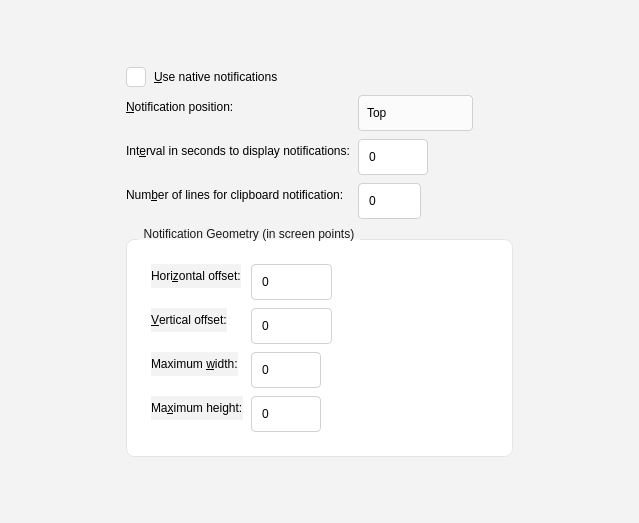
<?xml version="1.0" encoding="UTF-8"?>
<ui version="4.0">
 <class>ConfigTabNotifications</class>
 <widget class="QScrollArea" name="scrollArea_3">
  <property name="geometry">
   <rect>
    <x>0</x>
    <y>0</y>
    <width>639</width>
    <height>523</height>
   </rect>
  </property>
  <property name="frameShape">
   <enum>QFrame::NoFrame</enum>
  </property>
  <property name="widgetResizable">
   <bool>true</bool>
  </property>
  <property name="styleSheet">
   <string notr="true">QScrollBar {border: none; background: transparent; width: 8px; margin: 0;}
QScrollBar::handle {background: #C0C0C0; border-radius: 4px; min-height: 24px;}
QScrollBar::handle:hover {background: #A0A0A0;}
QScrollBar::add-line, QScrollBar::sub-line {border: none; background: transparent; width: 0px; height: 0px;}
QScrollBar::add-page, QScrollBar::sub-page {background: transparent;}</string>
  </property>
  <widget class="QWidget" name="scrollAreaWidgetContents_3">
   <property name="geometry">
    <rect>
     <x>0</x>
     <y>0</y>
     <width>639</width>
     <height>523</height>
    </rect>
   </property>
   <property name="styleSheet">
    <string notr="true">background-color: #F3F3F3;</string>
   </property>
   <layout class="QHBoxLayout" name="horizontalLayout_13">
    <property name="leftMargin">
     <number>12</number>
    </property>
    <property name="topMargin">
     <number>12</number>
    </property>
    <property name="rightMargin">
     <number>12</number>
    </property>
    <property name="bottomMargin">
     <number>12</number>
    </property>
    <property name="spacing">
     <number>8</number>
    </property>
    <item>
     <spacer name="horizontalSpacer_15">
      <property name="orientation">
       <enum>Qt::Horizontal</enum>
      </property>
      <property name="sizeHint" stdset="0">
       <size>
        <width>40</width>
        <height>20</height>
       </size>
      </property>
     </spacer>
    </item>
    <item>
     <layout class="QVBoxLayout" name="verticalLayout">
      <property name="leftMargin">
       <number>12</number>
      </property>
      <property name="topMargin">
       <number>12</number>
      </property>
      <property name="rightMargin">
       <number>12</number>
      </property>
      <property name="bottomMargin">
       <number>12</number>
      </property>
      <property name="spacing">
       <number>8</number>
      </property>
      <item>
       <spacer name="verticalSpacer_8">
        <property name="orientation">
         <enum>Qt::Vertical</enum>
        </property>
        <property name="sizeHint" stdset="0">
         <size>
          <width>20</width>
          <height>40</height>
         </size>
        </property>
       </spacer>
      </item>
      <item>
       <layout class="QFormLayout" name="formLayout_3">
        <property name="fieldGrowthPolicy">
         <enum>QFormLayout::AllNonFixedFieldsGrow</enum>
        </property>
        <property name="horizontalSpacing">
         <number>8</number>
        </property>
        <property name="verticalSpacing">
         <number>8</number>
        </property>
        <item row="1" column="0">
         <widget class="QLabel" name="label_8">
          <property name="text">
           <string>&amp;Notification position:</string>
          </property>
          <property name="buddy">
           <cstring>comboBoxNotificationPosition</cstring>
          </property>
         </widget>
        </item>
        <item row="1" column="1">
         <layout class="QHBoxLayout" name="horizontalLayout_10">
          <property name="spacing">
           <number>8</number>
          </property>
          <item>
           <widget class="QComboBox" name="comboBoxNotificationPosition">
            <property name="toolTip">
             <string>Position on screen for notifications</string>
            </property>
            <property name="styleSheet">
             <string notr="true">QComboBox {border-radius: 4px; border: 1px solid #D1D1D1; padding: 5px 8px; min-height: 24px; background-color: #FBFBFB;}
QComboBox:hover {border: 1px solid #0078D4;}
QComboBox::drop-down {border: none; width: 24px;}
QComboBox::down-arrow {image: none; width: 10px; height: 10px;}
QComboBox QAbstractItemView {border: 1px solid #E5E5E5; border-radius: 8px; background-color: #FFFFFF; selection-background-color: #0078D4; selection-color: #FFFFFF; padding: 4px; outline: none;}</string>
            </property>
            <item>
             <property name="text">
              <string>Top</string>
             </property>
            </item>
            <item>
             <property name="text">
              <string>Bottom</string>
             </property>
            </item>
            <item>
             <property name="text">
              <string>Top Right</string>
             </property>
            </item>
            <item>
             <property name="text">
              <string>Bottom Right</string>
             </property>
            </item>
            <item>
             <property name="text">
              <string>Bottom Left</string>
             </property>
            </item>
            <item>
             <property name="text">
              <string>Top Left</string>
             </property>
            </item>
           </widget>
          </item>
          <item>
           <spacer name="horizontalSpacer_10">
            <property name="orientation">
             <enum>Qt::Horizontal</enum>
            </property>
            <property name="sizeHint" stdset="0">
             <size>
              <width>40</width>
              <height>20</height>
             </size>
            </property>
           </spacer>
          </item>
         </layout>
        </item>
        <item row="2" column="0">
         <widget class="QLabel" name="label_25">
          <property name="text">
           <string>Int&amp;erval in seconds to display notifications:</string>
          </property>
          <property name="buddy">
           <cstring>spinBoxNotificationPopupInterval</cstring>
          </property>
         </widget>
        </item>
        <item row="2" column="1">
         <layout class="QHBoxLayout" name="horizontalLayout_9">
          <property name="spacing">
           <number>8</number>
          </property>
          <item>
           <widget class="QSpinBox" name="spinBoxNotificationPopupInterval">
            <property name="toolTip">
             <string>Interval in seconds to display notification for new clipboard content or if item is copied to clipboard (only if main window is closed).

Set to 0 to disable this.

Set to -1 to keep visible until clicked.</string>
            </property>
            <property name="styleSheet">
             <string notr="true">QSpinBox {border-radius: 4px; border: 1px solid #D1D1D1; padding: 5px 8px; min-height: 24px; background-color: #FFFFFF;}
QSpinBox:hover {border: 1px solid #0078D4;}
QSpinBox::up-button, QSpinBox::down-button {border: none; background: transparent; width: 20px; subcontrol-origin: border;}</string>
            </property>
            <property name="minimum">
             <number>-1</number>
            </property>
            <property name="maximum">
             <number>9999</number>
            </property>
           </widget>
          </item>
          <item>
           <spacer name="horizontalSpacer_2">
            <property name="orientation">
             <enum>Qt::Horizontal</enum>
            </property>
            <property name="sizeHint" stdset="0">
             <size>
              <width>40</width>
              <height>20</height>
             </size>
            </property>
           </spacer>
          </item>
         </layout>
        </item>
        <item row="3" column="0">
         <widget class="QLabel" name="label_12">
          <property name="text">
           <string>Num&amp;ber of lines for clipboard notification:</string>
          </property>
          <property name="buddy">
           <cstring>spinBoxClipboardNotificationLines</cstring>
          </property>
         </widget>
        </item>
        <item row="3" column="1">
         <layout class="QHBoxLayout" name="horizontalLayout_11">
          <property name="spacing">
           <number>8</number>
          </property>
          <item>
           <widget class="QSpinBox" name="spinBoxClipboardNotificationLines">
            <property name="toolTip">
             <string>Number of lines to show for new clipboard content.

Set to 0 to disable.</string>
            </property>
            <property name="styleSheet">
             <string notr="true">QSpinBox {border-radius: 4px; border: 1px solid #D1D1D1; padding: 5px 8px; min-height: 24px; background-color: #FFFFFF;}
QSpinBox:hover {border: 1px solid #0078D4;}
QSpinBox::up-button, QSpinBox::down-button {border: none; background: transparent; width: 20px; subcontrol-origin: border;}</string>
            </property>
            <property name="maximum">
             <number>100</number>
            </property>
           </widget>
          </item>
          <item>
           <spacer name="horizontalSpacer_11">
            <property name="orientation">
             <enum>Qt::Horizontal</enum>
            </property>
            <property name="sizeHint" stdset="0">
             <size>
              <width>40</width>
              <height>20</height>
             </size>
            </property>
           </spacer>
          </item>
         </layout>
        </item>
        <item row="0" column="0">
         <widget class="QCheckBox" name="checkBoxUseNativeNotifications">
          <property name="text">
           <string>&amp;Use native notifications</string>
          </property>
          <property name="styleSheet">
           <string notr="true">QCheckBox {spacing: 8px;}
QCheckBox::indicator {width: 18px; height: 18px; border-radius: 4px; border: 1px solid #D1D1D1; background-color: #FFFFFF;}
QCheckBox::indicator:checked {background-color: #0078D4; border: 1px solid #0078D4;}
QCheckBox::indicator:hover {border: 1px solid #0078D4;}</string>
          </property>
         </widget>
        </item>
       </layout>
      </item>
      <item>
       <widget class="QGroupBox" name="groupBox_2">
        <property name="title">
         <string>Notification Geometry (in screen points)</string>
        </property>
        <property name="styleSheet">
         <string notr="true">QGroupBox {border-radius: 8px; border: 1px solid #E5E5E5; margin-top: 12px; padding: 12px; background-color: #FFFFFF;}
QGroupBox::title {subcontrol-origin: margin; subcontrol-position: top left; left: 12px; padding: 0 4px; color: #1A1A1A;}</string>
        </property>
        <layout class="QFormLayout" name="formLayout_4">
         <property name="horizontalSpacing">
          <number>8</number>
         </property>
         <property name="verticalSpacing">
          <number>8</number>
         </property>
         <property name="leftMargin">
          <number>12</number>
         </property>
         <property name="topMargin">
          <number>12</number>
         </property>
         <property name="rightMargin">
          <number>12</number>
         </property>
         <property name="bottomMargin">
          <number>12</number>
         </property>
         <item row="0" column="0">
          <widget class="QLabel" name="label_7">
           <property name="text">
            <string>Hori&amp;zontal offset:</string>
           </property>
           <property name="buddy">
            <cstring>spinBoxNotificationHorizontalOffset</cstring>
           </property>
          </widget>
         </item>
         <item row="0" column="1">
          <layout class="QHBoxLayout" name="horizontalLayout_19">
           <property name="spacing">
            <number>8</number>
           </property>
           <item>
            <widget class="QSpinBox" name="spinBoxNotificationHorizontalOffset">
             <property name="toolTip">
              <string>Notification distance from left or right screen edge in screen points</string>
             </property>
             <property name="styleSheet">
              <string notr="true">QSpinBox {border-radius: 4px; border: 1px solid #D1D1D1; padding: 5px 8px; min-height: 24px; background-color: #FFFFFF;}
QSpinBox:hover {border: 1px solid #0078D4;}
QSpinBox::up-button, QSpinBox::down-button {border: none; background: transparent; width: 20px; subcontrol-origin: border;}</string>
             </property>
             <property name="minimum">
              <number>-99999</number>
             </property>
             <property name="maximum">
              <number>99999</number>
             </property>
            </widget>
           </item>
           <item>
            <spacer name="horizontalSpacer_19">
             <property name="orientation">
              <enum>Qt::Horizontal</enum>
             </property>
             <property name="sizeHint" stdset="0">
              <size>
               <width>40</width>
               <height>20</height>
              </size>
             </property>
            </spacer>
           </item>
          </layout>
         </item>
         <item row="1" column="0">
          <widget class="QLabel" name="label_10">
           <property name="text">
            <string>&amp;Vertical offset:</string>
           </property>
           <property name="buddy">
            <cstring>spinBoxNotificationVerticalOffset</cstring>
           </property>
          </widget>
         </item>
         <item row="1" column="1">
          <layout class="QHBoxLayout" name="horizontalLayout_20">
           <property name="spacing">
            <number>8</number>
           </property>
           <item>
            <widget class="QSpinBox" name="spinBoxNotificationVerticalOffset">
             <property name="toolTip">
              <string>Notification distance from top or bottom screen edge in screen points</string>
             </property>
             <property name="styleSheet">
              <string notr="true">QSpinBox {border-radius: 4px; border: 1px solid #D1D1D1; padding: 5px 8px; min-height: 24px; background-color: #FFFFFF;}
QSpinBox:hover {border: 1px solid #0078D4;}
QSpinBox::up-button, QSpinBox::down-button {border: none; background: transparent; width: 20px; subcontrol-origin: border;}</string>
             </property>
             <property name="minimum">
              <number>-99999</number>
             </property>
             <property name="maximum">
              <number>99999</number>
             </property>
            </widget>
           </item>
           <item>
            <spacer name="horizontalSpacer_20">
             <property name="orientation">
              <enum>Qt::Horizontal</enum>
             </property>
             <property name="sizeHint" stdset="0">
              <size>
               <width>40</width>
               <height>20</height>
              </size>
             </property>
            </spacer>
           </item>
          </layout>
         </item>
         <item row="2" column="0">
          <widget class="QLabel" name="label_13">
           <property name="text">
            <string>Maximum &amp;width:</string>
           </property>
           <property name="buddy">
            <cstring>spinBoxNotificationMaximumWidth</cstring>
           </property>
          </widget>
         </item>
         <item row="2" column="1">
          <layout class="QHBoxLayout" name="horizontalLayout_21">
           <property name="spacing">
            <number>8</number>
           </property>
           <item>
            <widget class="QSpinBox" name="spinBoxNotificationMaximumWidth">
             <property name="toolTip">
              <string>Maximum width for notification in screen points</string>
             </property>
             <property name="styleSheet">
              <string notr="true">QSpinBox {border-radius: 4px; border: 1px solid #D1D1D1; padding: 5px 8px; min-height: 24px; background-color: #FFFFFF;}
QSpinBox:hover {border: 1px solid #0078D4;}
QSpinBox::up-button, QSpinBox::down-button {border: none; background: transparent; width: 20px; subcontrol-origin: border;}</string>
             </property>
             <property name="maximum">
              <number>9999</number>
             </property>
            </widget>
           </item>
           <item>
            <spacer name="horizontalSpacer_21">
             <property name="orientation">
              <enum>Qt::Horizontal</enum>
             </property>
             <property name="sizeHint" stdset="0">
              <size>
               <width>40</width>
               <height>20</height>
              </size>
             </property>
            </spacer>
           </item>
          </layout>
         </item>
         <item row="3" column="0">
          <widget class="QLabel" name="label_14">
           <property name="text">
            <string>Ma&amp;ximum height:</string>
           </property>
           <property name="buddy">
            <cstring>spinBoxNotificationMaximumHeight</cstring>
           </property>
          </widget>
         </item>
         <item row="3" column="1">
          <layout class="QHBoxLayout" name="horizontalLayout_22">
           <property name="spacing">
            <number>8</number>
           </property>
           <item>
            <widget class="QSpinBox" name="spinBoxNotificationMaximumHeight">
             <property name="toolTip">
              <string>Maximum height for notification in screen points</string>
             </property>
             <property name="styleSheet">
              <string notr="true">QSpinBox {border-radius: 4px; border: 1px solid #D1D1D1; padding: 5px 8px; min-height: 24px; background-color: #FFFFFF;}
QSpinBox:hover {border: 1px solid #0078D4;}
QSpinBox::up-button, QSpinBox::down-button {border: none; background: transparent; width: 20px; subcontrol-origin: border;}</string>
             </property>
             <property name="maximum">
              <number>9999</number>
             </property>
            </widget>
           </item>
           <item>
            <spacer name="horizontalSpacer_22">
             <property name="orientation">
              <enum>Qt::Horizontal</enum>
             </property>
             <property name="sizeHint" stdset="0">
              <size>
               <width>40</width>
               <height>20</height>
              </size>
             </property>
            </spacer>
           </item>
          </layout>
         </item>
        </layout>
       </widget>
      </item>
      <item>
       <spacer name="verticalSpacer_7">
        <property name="orientation">
         <enum>Qt::Vertical</enum>
        </property>
        <property name="sizeHint" stdset="0">
         <size>
          <width>20</width>
          <height>40</height>
         </size>
        </property>
       </spacer>
      </item>
     </layout>
    </item>
    <item>
     <spacer name="horizontalSpacer_16">
      <property name="orientation">
       <enum>Qt::Horizontal</enum>
      </property>
      <property name="sizeHint" stdset="0">
       <size>
        <width>40</width>
        <height>20</height>
       </size>
      </property>
     </spacer>
    </item>
   </layout>
  </widget>
 </widget>
 <resources/>
 <connections/>
</ui>
